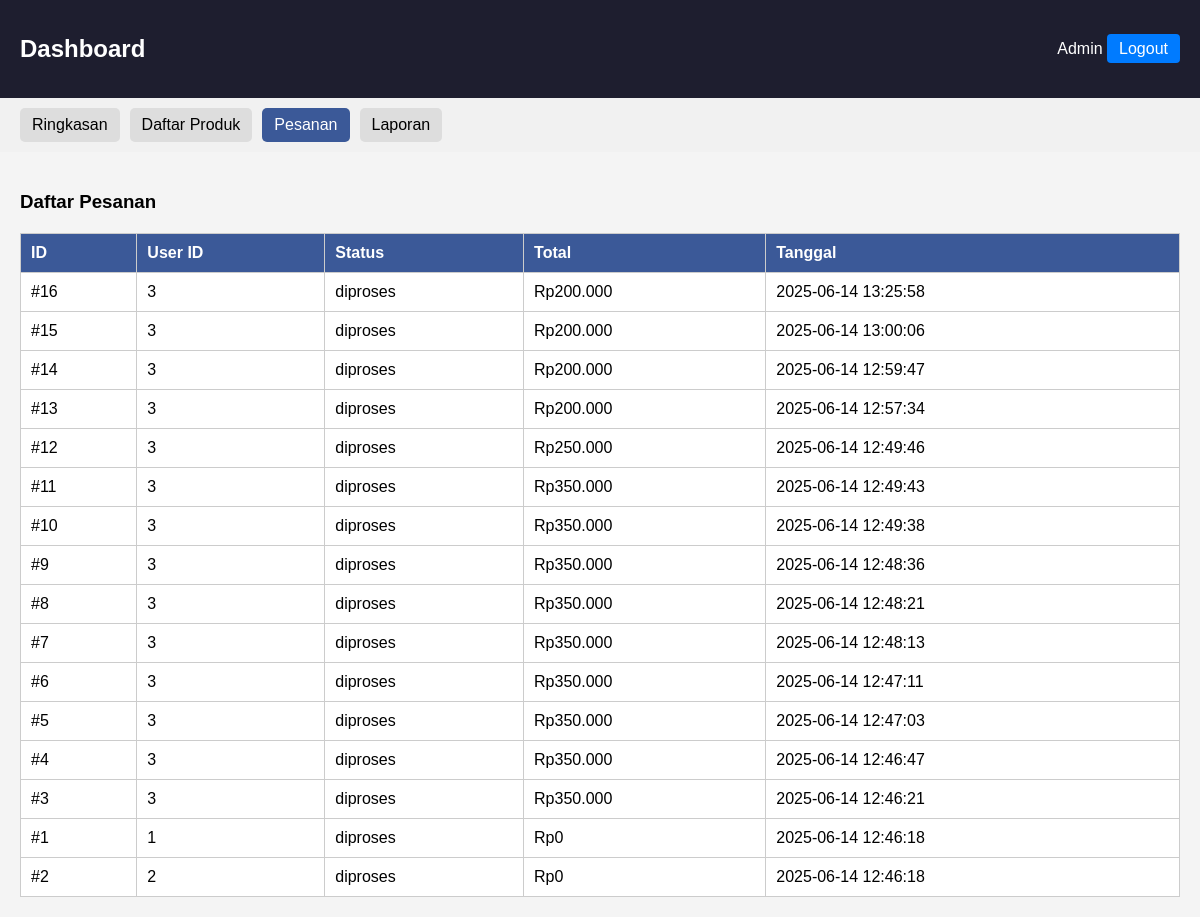
/admin_dashboard.php?page=pesanan (signed in), run on the app's committed database.
### tables this page shows
CREATE TABLE `pesanan` (
  `id_pesanan` int(11) NOT NULL,
  `id_user` int(11) NOT NULL,
  `id_kurir` int(11) DEFAULT NULL,
  `tanggal_pesanan` datetime DEFAULT current_timestamp(),
  `status_pesanan` enum('pending','diproses','dikirim','selesai','dibatalkan') DEFAULT 'pending',
  `alamat_pengiriman` text DEFAULT NULL,
  `total_harga` decimal(12,2) DEFAULT NULL,
  `status` enum('diproses','dikirim','selesai','dibatalkan') DEFAULT 'diproses',
  `total_price` int(11) DEFAULT 0,
  `order_date` datetime DEFAULT current_timestamp()
);

### admin_dashboard.php (the view, shortened to what this page needs)
<?php
include 'config/db.php';
$page = $_GET['page'] ?? 'summary';
$totalProduk = $conn->query("SELECT COUNT(*) FROM produk")->fetchColumn();
$produkTerjual = $conn->query("SELECT SUM(quantity) FROM order_detail")->fetchColumn();
$totalPenjualan = $conn->query("SELECT SUM(total_price) FROM pesanan WHERE status = 'selesai'")->fetchColumn();
$pesanan = $conn->query("SELECT * FROM pesanan ORDER BY order_date DESC")->fetchAll(PDO::FETCH_ASSOC);
?>
<!DOCTYPE html>
<html>
<head>
</head>
<body>
<header>
    <h2>Dashboard</h2>
    <div>
        <span>Admin</span>
        <a href="logout.php" class="logout-btn">Logout</a>
    </div>
</header>
<nav>
    <a href="admin_dashboard.php?page=summary" class="<?= $page === 'summary' ? 'active' : '' ?>">Ringkasan</a>
    <a href="admin_dashboard.php?page=produk" class="<?= $page === 'produk' ? 'active' : '' ?>">Daftar Produk</a>
    <a href="admin_dashboard.php?page=pesanan" class="<?= $page === 'pesanan' ? 'active' : '' ?>">Pesanan</a>
    <a href="admin_dashboard.php?page=laporan" class="<?= $page === 'laporan' ? 'active' : '' ?>">Laporan</a>
</nav>
<div class="container">
    <?php if ($page === 'summary'): ?>
        <h3>Ringkasan</h3>
        <div class="summary">
            <div class="box">
                <h4>Total Produk</h4>
                <p><?= $totalProduk ?></p>
            </div>
            <div class="box">
                <h4>Produk Terjual</h4>
                <p><?= $produkTerjual ?? 0 ?></p>
            </div>
            <div class="box">
                <h4>Total Penjualan</h4>
                <p>Rp<?= number_format($totalPenjualan ?? 0, 0, ',', '.') ?></p>
            </div>
        </div>
    <?php elseif ($page === 'pesanan'): ?>
        <h3>Daftar Pesanan</h3>
        <table>
            <thead>
                <tr>
                    <th>ID</th>
                    <th>User ID</th>
                    <th>Status</th>
                    <th>Total</th>
                    <th>Tanggal</th>
                </tr>
            </thead>
            <tbody>
                <?php foreach ($pesanan as $o): ?>
                <tr>
                    <td>#<?= $o['id_pesanan'] ?></td>
                    <td><?= $o['id_user'] ?></td>
                    <td><?= $o['status'] ?></td>
                    <td>Rp<?= number_format($o['total_price'], 0, ',', '.') ?></td>
                    <td><?= $o['order_date'] ?></td>
                </tr>
                <?php endforeach; ?>
            </tbody>
        </table>
    <?php endif; ?>
</div>
</body>
</html>

### admin_dashboard.php (style rules this page uses)
body { font-family: Arial; margin: 0; background: #f4f4f4; }
header { background: #1e1e2f; color: white; padding: 15px 20px; display: flex; justify-content: space-between; align-items: center; }
.logout-btn { background: #007bff; color: white; padding: 6px 12px; text-decoration: none; border-radius: 4px; }
nav { background: #f1f1f1; padding: 10px 20px; display: flex; gap: 10px; }
nav a { text-decoration: none; background: #ddd; padding: 8px 12px; border-radius: 5px; color: #000; }
nav a.active { background: #3b5998; color: white; }
.container { padding: 20px; }
table { width: 100%; border-collapse: collapse; background: white; margin-top: 20px; }
th, td { border: 1px solid #ccc; padding: 10px; text-align: left; }
th { background: #3b5998; color: white; }

### data on the page
pesanan: id_pesanan "16", id_user "3", status "diproses", total_price "200.000", order_date "2025-06-14 13:25:58"
pesanan: id_pesanan "15", id_user "3", status "diproses", total_price "200.000", order_date "2025-06-14 13:00:06"
pesanan: id_pesanan "14", id_user "3", status "diproses", total_price "200.000", order_date "2025-06-14 12:59:47"
pesanan: id_pesanan "13", id_user "3", status "diproses", total_price "200.000", order_date "2025-06-14 12:57:34"
pesanan: id_pesanan "12", id_user "3", status "diproses", total_price "250.000", order_date "2025-06-14 12:49:46"
pesanan: id_pesanan "11", id_user "3", status "diproses", total_price "350.000", order_date "2025-06-14 12:49:43"
pesanan: id_pesanan "10", id_user "3", status "diproses", total_price "350.000", order_date "2025-06-14 12:49:38"
pesanan: id_pesanan "9", id_user "3", status "diproses", total_price "350.000", order_date "2025-06-14 12:48:36"
pesanan: id_pesanan "8", id_user "3", status "diproses", total_price "350.000", order_date "2025-06-14 12:48:21"
pesanan: id_pesanan "7", id_user "3", status "diproses", total_price "350.000", order_date "2025-06-14 12:48:13"
pesanan: id_pesanan "6", id_user "3", status "diproses", total_price "350.000", order_date "2025-06-14 12:47:11"
pesanan: id_pesanan "5", id_user "3", status "diproses", total_price "350.000", order_date "2025-06-14 12:47:03"
pesanan: id_pesanan "4", id_user "3", status "diproses", total_price "350.000", order_date "2025-06-14 12:46:47"
pesanan: id_pesanan "3", id_user "3", status "diproses", total_price "350.000", order_date "2025-06-14 12:46:21"
pesanan: id_pesanan "1", id_user "1", status "diproses", total_price "0", order_date "2025-06-14 12:46:18"
pesanan: id_pesanan "2", id_user "2", status "diproses", total_price "0", order_date "2025-06-14 12:46:18"
